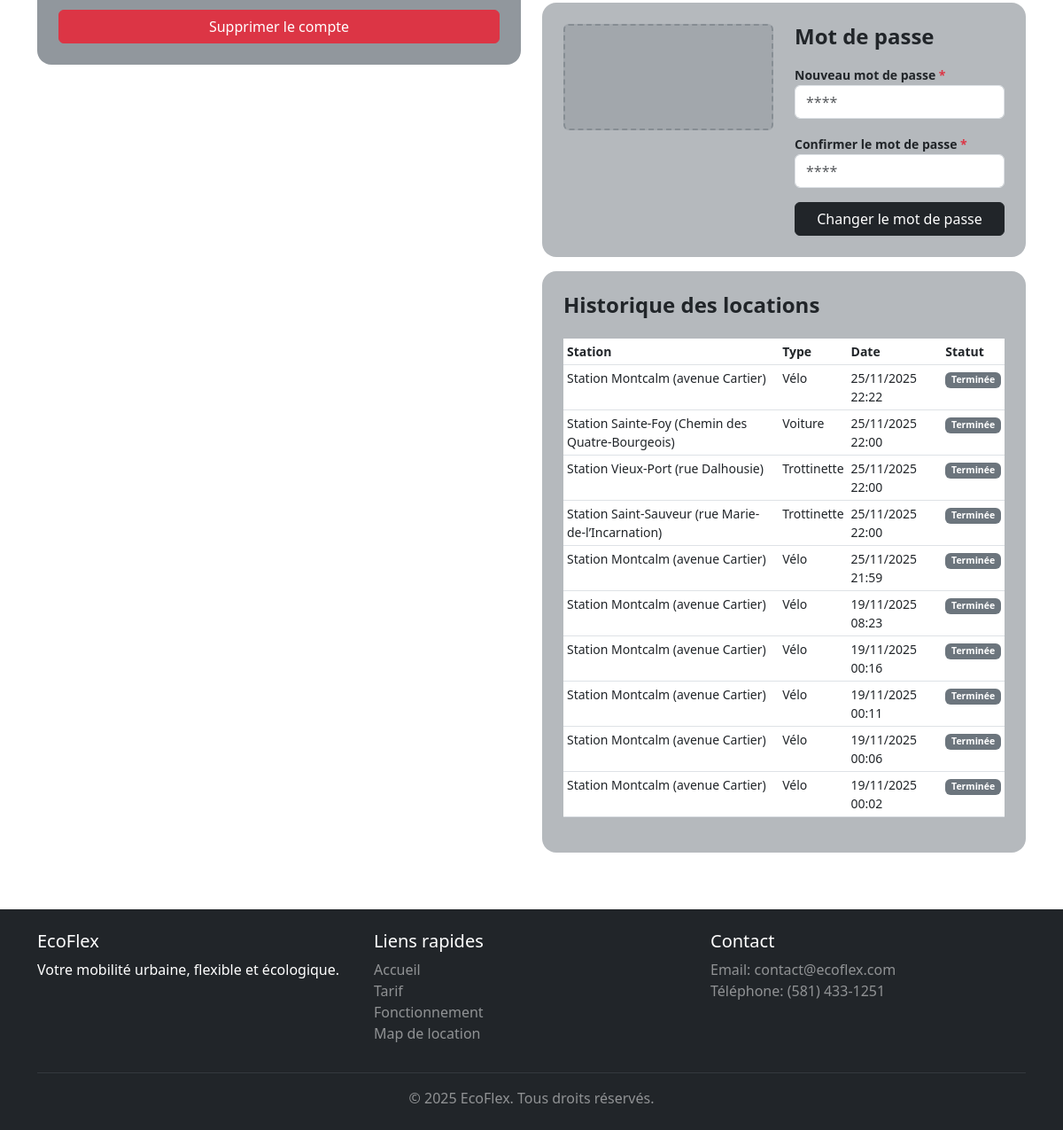
Before: /profil/ (signed in, lower part) with the older database file.
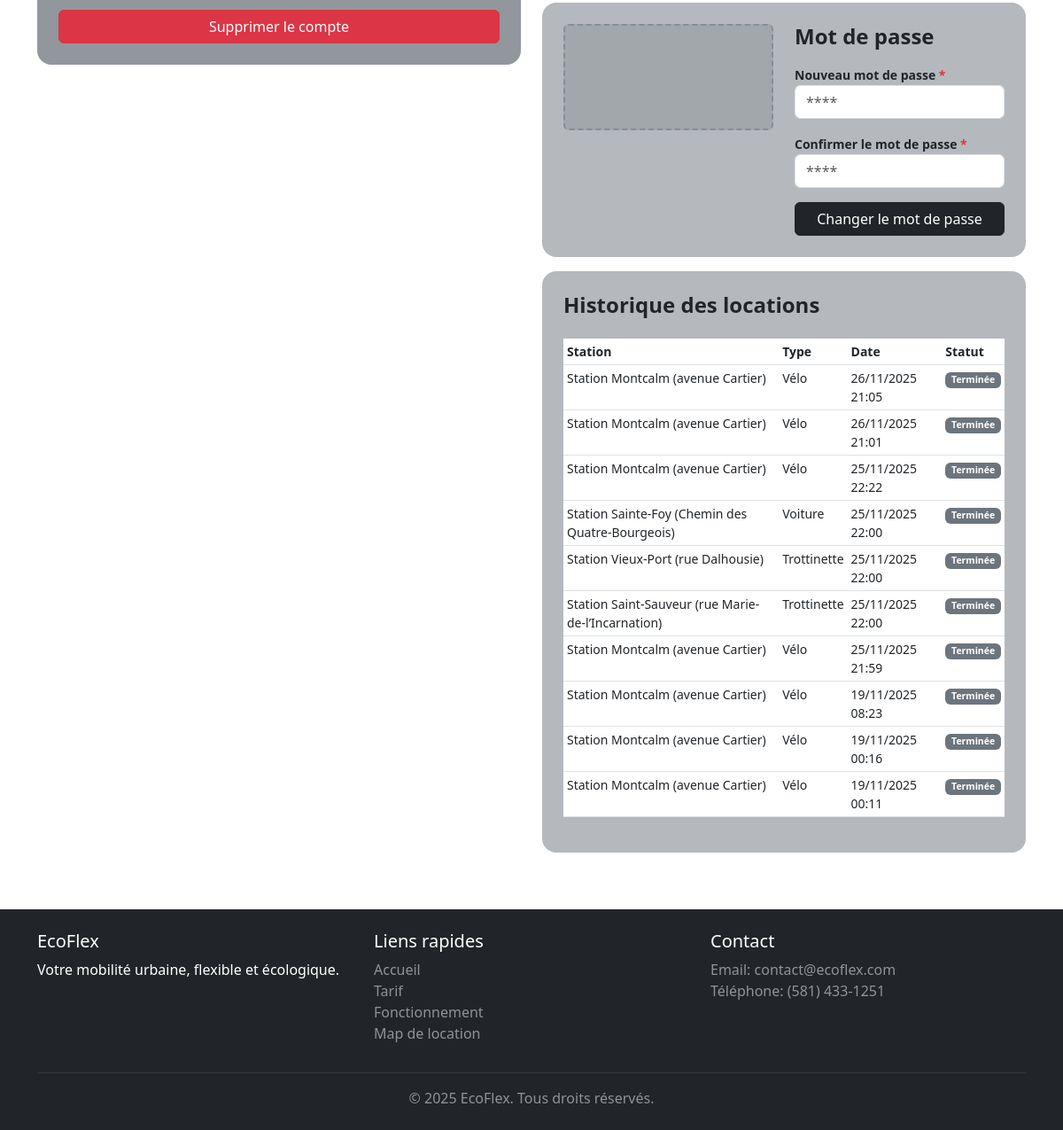
After: the same page with the newer database file.
### ecoflex/models.py (models this page shows, shortened)
class Location(models.Model):
    utilisateur = models.ForeignKey(settings.AUTH_USER_MODEL, on_delete=models.CASCADE, related_name='locations')
    station = models.ForeignKey(Station, on_delete=models.CASCADE, related_name='locations')
    date_location = models.DateTimeField(auto_now_add=True)
    date_retour = models.DateTimeField(null=True, blank=True)
    numero_permis_utilise = models.CharField(max_length=5)
    statut = models.CharField(
        max_length=20,
        choices=[
            ('en_cours', 'En cours'),
            ('terminee', 'Terminée'),
        ],
        default='en_cours'
    )
    class Meta:
        ordering = ['-date_location']
        verbose_name = 'Location'
        verbose_name_plural = 'Locations'

class Station(models.Model):
    TYPE_VEHICULE = [
        ("velo", "Vélo"),
        ("trottinette", "Trottinette"),
        ("voiture", "Voiture"),
    ]
    nom = models.CharField(max_length=100)
    latitude = models.FloatField()
    longitude = models.FloatField()
    type_vehicule = models.CharField(max_length=20, choices=TYPE_VEHICULE)
    capacite = models.PositiveIntegerField(default=0)
    actif = models.BooleanField(default=True)
    class Meta:
        verbose_name = "Station"
        verbose_name_plural = "Stations"

### ecoflex/views.py (the view)
# urls.py: path('profil/', views.profil, name='profil'),
def profil(request):
    if request.user.is_authenticated:
        dernieres_locations = Location.objects.filter(utilisateur=request.user).order_by('-date_location')[:10]
        now = timezone.now()
        return render(request, 'ecoflex/profil.html', {
            'dernieres_locations': dernieres_locations,
            'now': now
        })
    return render(request, 'ecoflex/profil.html')

### ecoflex/templates/ecoflex/profil.html (shortened to what this page needs)
{% extends 'base.html' %}
{% load static %}
{% block content %}
{% if user.is_authenticated %}
<div class="container my-4">
    <div class="row">
        <div class="col-md-6">
            <div class="bg-secondary bg-opacity-75 rounded-4 p-4">
                <button class="btn btn-danger w-100">Supprimer le compte</button>
            </div>
        </div>
        <div class="col-md-6">
            <div class="bg-secondary bg-opacity-50 rounded-4 p-4 mb-3">
                <div class="row">
                    <div class="col-6">
                        <div class="bg-secondary bg-opacity-25 border border-2 border-secondary border-opacity-50 rounded"
                            style="height: 120px; border-style: dashed !important;"></div>
                    </div>
                    <div class="col-6">
                        <h3 class="h4 fw-bold mb-3">Mot de passe</h3>
                        <div class="mb-3">
                            <label class="fw-semibold small">Nouveau mot de passe <span
                                    class="text-danger">*</span></label>
                            <input type="password" class="form-control" placeholder="****">
                        </div>
                        <div class="mb-3">
                            <label class="fw-semibold small">Confirmer le mot de passe <span
                                    class="text-danger">*</span></label>
                            <input type="password" class="form-control" placeholder="****">
                        </div>
                        <button class="btn btn-dark w-100">Changer le mot de passe</button>
                    </div>
                </div>
            </div>
            <div class="bg-secondary bg-opacity-50 rounded-4 p-4 mb-3">
                <h2 class="h4 fw-bold mb-4">Historique des locations</h2>
                {% if dernieres_locations %}
                    <div class="table-responsive">
                        <table class="table table-sm">
                            <thead>
                                <tr>
                                    <th class="small">Station</th>
                                    <th class="small">Type</th>
                                    <th class="small">Date</th>
                                    <th class="small">Statut</th>
                                </tr>
                            </thead>
                            <tbody>
                                {% for location in dernieres_locations %}
                                <tr>
                                    <td class="small">{{ location.station.nom }}</td>
                                    <td class="small">{{ location.station.get_type_vehicule_display }}</td>
                                    <td class="small">{{ location.date_location|date:"d/m/Y H:i" }}</td>
                                    <td class="small">
                                        {% if location.statut == 'en_cours' %}
                                            <span class="badge bg-success">En cours</span>
                                        {% else %}
                                            <span class="badge bg-secondary">Terminée</span>
                                        {% endif %}
                                    </td>
                                </tr>
                                {% endfor %}
                            </tbody>
                        </table>
                    </div>
                {% else %}
                    <p class="small text-muted text-center py-3">Aucune location enregistrée</p>
                {% endif %}
            </div>
        </div>
    </div>
</div>
{% endif %}
{% endblock %}

### ecoflex/templates/base.html (shortened to what this page needs)
{% load static %}
<!DOCTYPE html>
<html lang="fr">
<head>
    <link href="https://cdn.jsdelivr.net/npm/bootstrap@5.3.0/dist/css/bootstrap.min.css" rel="stylesheet">
</head>
<body>
    <main class="py-4">
        {% block content %}
        {% endblock %}
    </main>
    <footer class=" bg-dark text-white py-4 ">
        <div class="container">
            <div class="row">
                <div class="col-md-4">
                    <h5>EcoFlex</h5>
                    <p>Votre mobilité urbaine, flexible et écologique.</p>
                </div>
                <div class="col-md-4">
                    <h5>Liens rapides</h5>
                    <ul class="list-unstyled">
                        <li><a href="{% url 'accueil' %}" class="text-white-50 text-decoration-none">Accueil</a></li>
                        <li><a href="{% url 'tarif' %}" class="text-white-50 text-decoration-none">Tarif</a></li>
                        <li><a href="{% url 'fonctionnement' %}"
                                class="text-white-50 text-decoration-none">Fonctionnement</a></li>
                        <li><a href="{% url 'map_location' %}" class="text-white-50 text-decoration-none">Map de
                                location</a></li>
                    </ul>
                </div>
                <div class="col-md-4">
                    <h5>Contact</h5>
                    <p class="text-white-50">
                        Email: contact@ecoflex.com<br>
                        Téléphone: (581) 433-1251
                    </p>
                </div>
            </div>
            <hr class="my-3 border-secondary">
            <div class="text-center">
                <p class="mb-0 text-white-50">&copy; 2025 EcoFlex. Tous droits réservés.</p>
            </div>
        </div>
    </footer>
</body>
</html>

### ecoflex/templates/base.html (style rules this page uses)
html, body { height: 100%; }
body { display: flex; flex-direction: column; }
main { flex: 1 0 auto; display: flex; justify-content: center; align-items: center; }
footer { flex-shrink: 0; }

Changed rows visible on the page:
removed Location: station.nom "Station Montcalm (avenue Cartier)", station.type_vehicule "Vélo", date_location "19/11/2025 00:06", statut "Terminée"
removed Location: station.nom "Station Montcalm (avenue Cartier)", station.type_vehicule "Vélo", date_location "19/11/2025 00:02", statut "Terminée"
added Location: station.nom "Station Montcalm (avenue Cartier)", station.type_vehicule "Vélo", date_location "26/11/2025 21:05", statut "Terminée"
added Location: station.nom "Station Montcalm (avenue Cartier)", station.type_vehicule "Vélo", date_location "26/11/2025 21:01", statut "Terminée"
